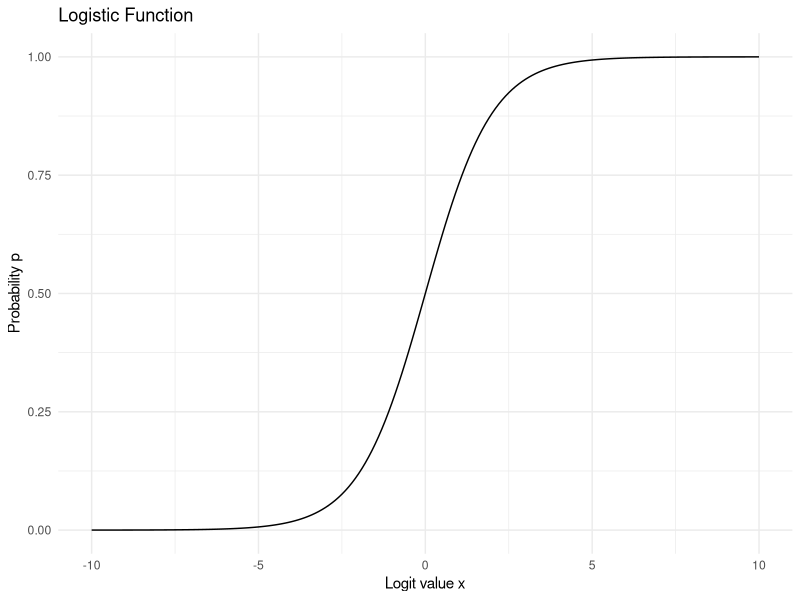

R code for this plot:
## ---- chunk 1
library(ggplot2)

logistic_function <- function(x) {
  1 / (1 + exp(-x))
}


x_values <- seq(-10, 10, by = 0.1)
logistic_values <- logistic_function(x_values)
data <- data.frame(x = x_values, logistic = logistic_values)


ggplot(data, aes(x = x, y = logistic)) +
  geom_line() +
  labs(title = "Logistic Function",
       x = "Logit value x",
       y = "Probability p") +
  theme_minimal()

